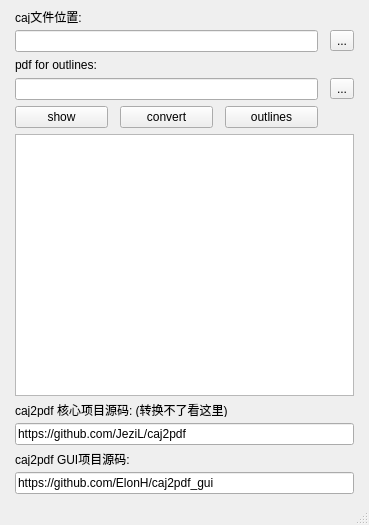
<?xml version="1.0" encoding="UTF-8"?>
<ui version="4.0">
 <class>MainWindow</class>
 <widget class="QMainWindow" name="MainWindow">
  <property name="geometry">
   <rect>
    <x>0</x>
    <y>0</y>
    <width>369</width>
    <height>525</height>
   </rect>
  </property>
  <property name="windowTitle">
   <string>caj2pdf</string>
  </property>
  <widget class="QWidget" name="centralwidget">
   <layout class="QGridLayout" name="gridLayout">
    <item row="0" column="0">
     <widget class="QLabel" name="label">
      <property name="maximumSize">
       <size>
        <width>16777215</width>
        <height>15</height>
       </size>
      </property>
      <property name="text">
       <string>caj文件位置:</string>
      </property>
     </widget>
    </item>
    <item row="1" column="0" colspan="3">
     <widget class="QLineEdit" name="caj_address">
      <property name="sizePolicy">
       <sizepolicy hsizetype="Expanding" vsizetype="Preferred">
        <horstretch>1</horstretch>
        <verstretch>0</verstretch>
       </sizepolicy>
      </property>
     </widget>
    </item>
    <item row="1" column="3">
     <widget class="QToolButton" name="caj_file_open_button">
      <property name="sizePolicy">
       <sizepolicy hsizetype="Preferred" vsizetype="Fixed">
        <horstretch>0</horstretch>
        <verstretch>0</verstretch>
       </sizepolicy>
      </property>
      <property name="text">
       <string>...</string>
      </property>
     </widget>
    </item>
    <item row="2" column="0" colspan="2">
     <widget class="QLabel" name="label_4">
      <property name="maximumSize">
       <size>
        <width>16777215</width>
        <height>15</height>
       </size>
      </property>
      <property name="text">
       <string>pdf for outlines:</string>
      </property>
     </widget>
    </item>
    <item row="3" column="0" colspan="3">
     <widget class="QLineEdit" name="pdf_address">
      <property name="sizePolicy">
       <sizepolicy hsizetype="Preferred" vsizetype="Preferred">
        <horstretch>1</horstretch>
        <verstretch>0</verstretch>
       </sizepolicy>
      </property>
     </widget>
    </item>
    <item row="3" column="3">
     <widget class="QToolButton" name="pdf_file_open_button">
      <property name="text">
       <string>...</string>
      </property>
     </widget>
    </item>
    <item row="4" column="0">
     <widget class="QPushButton" name="show_button">
      <property name="maximumSize">
       <size>
        <width>93</width>
        <height>16777215</height>
       </size>
      </property>
      <property name="toolTip">
       <string>打印文件基本信息（文件类型、页面数、大纲项目数）</string>
      </property>
      <property name="text">
       <string>show</string>
      </property>
     </widget>
    </item>
    <item row="4" column="1">
     <widget class="QPushButton" name="convert">
      <property name="maximumSize">
       <size>
        <width>93</width>
        <height>16777215</height>
       </size>
      </property>
      <property name="toolTip">
       <string>转换文件</string>
      </property>
      <property name="text">
       <string>convert</string>
      </property>
     </widget>
    </item>
    <item row="4" column="2">
     <widget class="QPushButton" name="outlines">
      <property name="maximumSize">
       <size>
        <width>93</width>
        <height>16777215</height>
       </size>
      </property>
      <property name="toolTip">
       <string>&lt;html&gt;&lt;head/&gt;&lt;body&gt;&lt;p&gt;从 CAJ 文件中提取大纲信息并添加至转化后的 PDF 文件&lt;/p&gt;&lt;p&gt;遇到不支持的文件类型或 Bug 时，可用 CAJViewer 打印 PDF 文件，并用这条命令为其添加大纲&lt;/p&gt;&lt;/body&gt;&lt;/html&gt;</string>
      </property>
      <property name="text">
       <string>outlines</string>
      </property>
     </widget>
    </item>
    <item row="5" column="0" colspan="4">
     <widget class="QListWidget" name="logger">
      <property name="sizePolicy">
       <sizepolicy hsizetype="Expanding" vsizetype="Expanding">
        <horstretch>0</horstretch>
        <verstretch>0</verstretch>
       </sizepolicy>
      </property>
     </widget>
    </item>
    <item row="6" column="0" colspan="3">
     <widget class="QLabel" name="label_2">
      <property name="maximumSize">
       <size>
        <width>16777215</width>
        <height>15</height>
       </size>
      </property>
      <property name="text">
       <string>caj2pdf 核心项目源码: (转换不了看这里)</string>
      </property>
     </widget>
    </item>
    <item row="7" column="0" colspan="4">
     <widget class="QLineEdit" name="lineEdit">
      <property name="text">
       <string>https://github.com/JeziL/caj2pdf</string>
      </property>
     </widget>
    </item>
    <item row="8" column="0" colspan="2">
     <widget class="QLabel" name="label_3">
      <property name="maximumSize">
       <size>
        <width>16777215</width>
        <height>15</height>
       </size>
      </property>
      <property name="text">
       <string>caj2pdf GUI项目源码:</string>
      </property>
     </widget>
    </item>
    <item row="9" column="0" colspan="4">
     <widget class="QLineEdit" name="lineEdit_2">
      <property name="text">
       <string>https://github.com/ElonH/caj2pdf_gui</string>
      </property>
     </widget>
    </item>
   </layout>
  </widget>
  <widget class="QStatusBar" name="statusbar"/>
 </widget>
 <resources/>
 <connections/>
 <slots>
  <slot>show_caj()</slot>
  <slot>convert_caj()</slot>
  <slot>outlines_caj()</slot>
  <slot>open_caj()</slot>
 </slots>
</ui>
